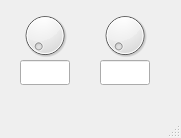
<?xml version="1.0" encoding="UTF-8"?>
<ui version="4.0">
 <class>fineTuner</class>
 <widget class="QMainWindow" name="fineTuner">
  <property name="geometry">
   <rect>
    <x>0</x>
    <y>0</y>
    <width>181</width>
    <height>138</height>
   </rect>
  </property>
  <property name="windowTitle">
   <string>MainWindow</string>
  </property>
  <widget class="QWidget" name="centralwidget">
   <widget class="QDial" name="xPosD">
    <property name="geometry">
     <rect>
      <x>20</x>
      <y>10</y>
      <width>50</width>
      <height>51</height>
     </rect>
    </property>
   </widget>
   <widget class="QDial" name="yPosD">
    <property name="geometry">
     <rect>
      <x>100</x>
      <y>10</y>
      <width>50</width>
      <height>51</height>
     </rect>
    </property>
   </widget>
   <widget class="QLineEdit" name="xPosLE">
    <property name="enabled">
     <bool>true</bool>
    </property>
    <property name="geometry">
     <rect>
      <x>20</x>
      <y>60</y>
      <width>50</width>
      <height>25</height>
     </rect>
    </property>
    <property name="readOnly">
     <bool>true</bool>
    </property>
   </widget>
   <widget class="QLineEdit" name="yPosLE">
    <property name="geometry">
     <rect>
      <x>100</x>
      <y>60</y>
      <width>50</width>
      <height>25</height>
     </rect>
    </property>
    <property name="readOnly">
     <bool>true</bool>
    </property>
   </widget>
  </widget>
  <widget class="QMenuBar" name="menubar">
   <property name="geometry">
    <rect>
     <x>0</x>
     <y>0</y>
     <width>181</width>
     <height>23</height>
    </rect>
   </property>
  </widget>
  <widget class="QStatusBar" name="statusbar"/>
 </widget>
 <resources/>
 <connections/>
</ui>
